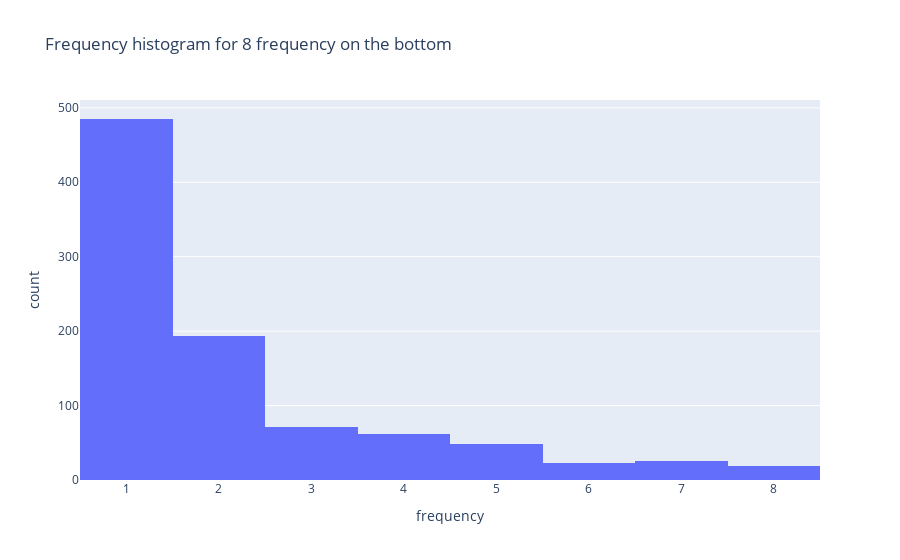

The notebook cell saved with this chart:
### Markdown cell above
Let us execute the pipeline and investigate the results.

### Code cell
french_results = pipeline1.execute_pipeline("nlp_pipeline")

### Figure 1 — Plotly figure (JSON) as saved in the notebook; plotly's stock layout.template omitted (floating-point values rounded to 4 significant figures; data arrays with more than 128 entries replaced by an {"elided": "..."} marker saying what was removed)
{"data": [{"alignmentgroup": "True", "bingroup": "x", "hovertemplate": "frequency=%{x}<br>count=%{y}<extra></extra>", "legendgroup": "", "marker": {"color": "#636efa", "pattern": {"shape": ""}}, "name": "", "offsetgroup": "", "orientation": "v", "showlegend": false, "type": "histogram", "x": {"elided": "929 int values"}, "xaxis": "x", "yaxis": "y"}], "layout": {"barmode": "relative", "legend": {"tracegroupgap": 0}, "title": {"text": "Frequency histogram for 8 frequency on the bottom"}, "xaxis": {"anchor": "y", "domain": [0, 1], "title": {"text": "frequency"}}, "yaxis": {"anchor": "x", "domain": [0, 1], "title": {"text": "count"}}}}
